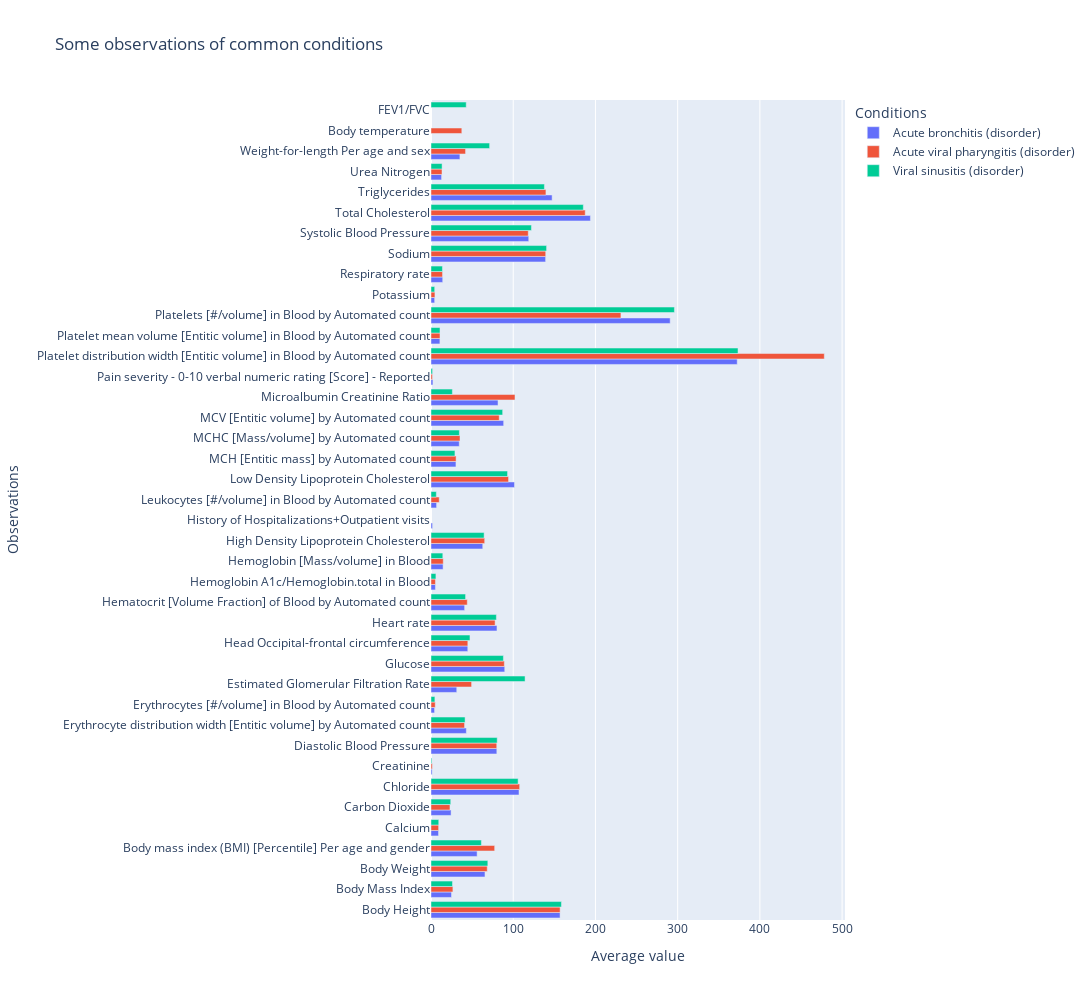

Notebook source saved alongside this figure:
### Code cell
fig = go.Figure()

for condition in list(conditions_agg['DESCRIPTION']):
    df = conditions_observations_agg[
        conditions_observations_agg['DESCRIPTION_condition'] == condition]
    fig.add_trace(go.Bar(
        name=condition,
        orientation='h',
        y=df["DESCRIPTION_observation"],
        x=df["value_avg"], 
        customdata=df['observations_count'],
        hovertemplate=" Value: %{x}" "<br>Count : %{customdata}"
        )
    )
fig.update_layout(
    title_text="Some observations of common conditions", # title of plot
    height= 1000,
    width=1200,
    xaxis_title_text="Average value", # xaxis label
    yaxis_title_text="Observations", # yaxis label
    legend_title="Conditions"
)


fig.show()

### Figure 1 — Plotly figure (JSON) as saved in the notebook; plotly's stock layout.template omitted (floating-point values rounded to 4 significant figures)
{"data": [{"customdata": [62, 61, 62, 22, 13, 13, 13, 13, 62, 7, 7, 4, 13, 3, 62, 7, 13, 7, 8, 1, 7, 8, 7, 7, 7, 4, 62, 7, 7, 7, 13, 62, 13, 62, 8, 8, 13, 3], "hovertemplate": " Value: %{x}<br>Count : %{customdata}", "name": "Acute bronchitis (disorder)", "orientation": "h", "type": "bar", "x": [157.0, 24.94, 65.65, 56.09, 9.154, 24.41, 107.0, 1.392, 80.06, 42.97, 4.314, 31.32, 89.68, 44.73, 80.24, 40.9, 5.362, 14.7, 62.93, 1.9, 6.786, 101.5, 30.34, 34.37, 88.37, 81.52, 2.339, 372.4, 10.83, 290.9, 4.446, 14.24, 139.4, 118.9, 193.9, 147.3, 12.86, 35.17], "y": ["Body Height", "Body Mass Index", "Body Weight", "Body mass index (BMI) [Percentile] Per age and gender", "Calcium", "Carbon Dioxide", "Chloride", "Creatinine", "Diastolic Blood Pressure", "Erythrocyte distribution width [Entitic volume] by Automated count", "Erythrocytes [#/volume] in Blood by Automated count", "Estimated Glomerular Filtration Rate", "Glucose", "Head Occipital-frontal circumference", "Heart rate", "Hematocrit [Volume Fraction] of Blood by Automated count", "Hemoglobin A1c/Hemoglobin.total in Blood", "Hemoglobin [Mass/volume] in Blood", "High Density Lipoprotein Cholesterol", "History of Hospitalizations+Outpatient visits", "Leukocytes [#/volume] in Blood by Automated count", "Low Density Lipoprotein Cholesterol", "MCH [Entitic mass] by Automated count", "MCHC [Mass/volume] by Automated count", "MCV [Entitic volume] by Automated count", "Microalbumin Creatinine Ratio", "Pain severity - 0-10 verbal numeric rating [Score] - Reported", "Platelet distribution width [Entitic volume] in Blood by Automated count", "Platelet mean volume [Entitic volume] in Blood by Automated count", "Platelets [#/volume] in Blood by Automated count", "Potassium", "Respiratory rate", "Sodium", "Systolic Blood Pressure", "Total Cholesterol", "Triglycerides", "Urea Nitrogen", "Weight-for-length Per age and sex"]}, {"customdata": [38, 35, 38, 9, 645, 7, 7, 7, 7, 38, 2, 2, 3, 7, 4, 38, 2, 7, 2, 6, 2, 6, 2, 2, 2, 3, 38, 2, 2, 2, 7, 38, 7, 38, 6, 6, 7, 4], "hovertemplate": " Value: %{x}<br>Count : %{customdata}", "name": "Acute viral pharyngitis (disorder)", "orientation": "h", "type": "bar", "x": [157.0, 26.64, 68.41, 77.44, 37.48, 9.286, 23.07, 107.8, 1.6, 79.97, 40.8, 5.15, 49.37, 89.19, 44.8, 77.95, 44.1, 5.429, 14.9, 65.28, 10, 94.33, 30.5, 35.3, 83, 102.2, 1.842, 478.4, 10.95, 231, 4.786, 14.03, 139.5, 118.3, 187.6, 139.8, 13.41, 42.02], "y": ["Body Height", "Body Mass Index", "Body Weight", "Body mass index (BMI) [Percentile] Per age and gender", "Body temperature", "Calcium", "Carbon Dioxide", "Chloride", "Creatinine", "Diastolic Blood Pressure", "Erythrocyte distribution width [Entitic volume] by Automated count", "Erythrocytes [#/volume] in Blood by Automated count", "Estimated Glomerular Filtration Rate", "Glucose", "Head Occipital-frontal circumference", "Heart rate", "Hematocrit [Volume Fraction] of Blood by Automated count", "Hemoglobin A1c/Hemoglobin.total in Blood", "Hemoglobin [Mass/volume] in Blood", "High Density Lipoprotein Cholesterol", "Leukocytes [#/volume] in Blood by Automated count", "Low Density Lipoprotein Cholesterol", "MCH [Entitic mass] by Automated count", "MCHC [Mass/volume] by Automated count", "MCV [Entitic volume] by Automated count", "Microalbumin Creatinine Ratio", "Pain severity - 0-10 verbal numeric rating [Score] - Reported", "Platelet distribution width [Entitic volume] in Blood by Automated count", "Platelet mean volume [Entitic volume] in Blood by Automated count", "Platelets [#/volume] in Blood by Automated count", "Potassium", "Respiratory rate", "Sodium", "Systolic Blood Pressure", "Total Cholesterol", "Triglycerides", "Urea Nitrogen", "Weight-for-length Per age and sex"]}, {"customdata": [143, 139, 143, 35, 41, 41, 41, 41, 143, 12, 12, 12, 5, 41, 9, 143, 12, 40, 12, 19, 12, 19, 12, 12, 12, 12, 143, 12, 12, 12, 41, 143, 41, 143, 19, 19, 41, 9], "hovertemplate": " Value: %{x}<br>Count : %{customdata}", "name": "Viral sinusitis (disorder)", "orientation": "h", "type": "bar", "x": [158.6, 26.15, 69.12, 61.28, 9.437, 24.01, 105.9, 0.9902, 80.52, 41.45, 4.733, 114.4, 42.84, 88.06, 47.4, 79.52, 42.04, 5.985, 14.36, 64.59, 6.492, 93.1, 29.13, 34.52, 87.15, 26.02, 1.902, 373.4, 10.93, 296.1, 4.498, 13.92, 140.6, 122.1, 185.3, 137.9, 13.47, 71.3], "y": ["Body Height", "Body Mass Index", "Body Weight", "Body mass index (BMI) [Percentile] Per age and gender", "Calcium", "Carbon Dioxide", "Chloride", "Creatinine", "Diastolic Blood Pressure", "Erythrocyte distribution width [Entitic volume] by Automated count", "Erythrocytes [#/volume] in Blood by Automated count", "Estimated Glomerular Filtration Rate", "FEV1/FVC", "Glucose", "Head Occipital-frontal circumference", "Heart rate", "Hematocrit [Volume Fraction] of Blood by Automated count", "Hemoglobin A1c/Hemoglobin.total in Blood", "Hemoglobin [Mass/volume] in Blood", "High Density Lipoprotein Cholesterol", "Leukocytes [#/volume] in Blood by Automated count", "Low Density Lipoprotein Cholesterol", "MCH [Entitic mass] by Automated count", "MCHC [Mass/volume] by Automated count", "MCV [Entitic volume] by Automated count", "Microalbumin Creatinine Ratio", "Pain severity - 0-10 verbal numeric rating [Score] - Reported", "Platelet distribution width [Entitic volume] in Blood by Automated count", "Platelet mean volume [Entitic volume] in Blood by Automated count", "Platelets [#/volume] in Blood by Automated count", "Potassium", "Respiratory rate", "Sodium", "Systolic Blood Pressure", "Total Cholesterol", "Triglycerides", "Urea Nitrogen", "Weight-for-length Per age and sex"]}], "layout": {"height": 1000, "legend": {"title": {"text": "Conditions"}}, "title": {"text": "Some observations of common conditions"}, "width": 1200, "xaxis": {"title": {"text": "Average value"}}, "yaxis": {"title": {"text": "Observations"}}}}
